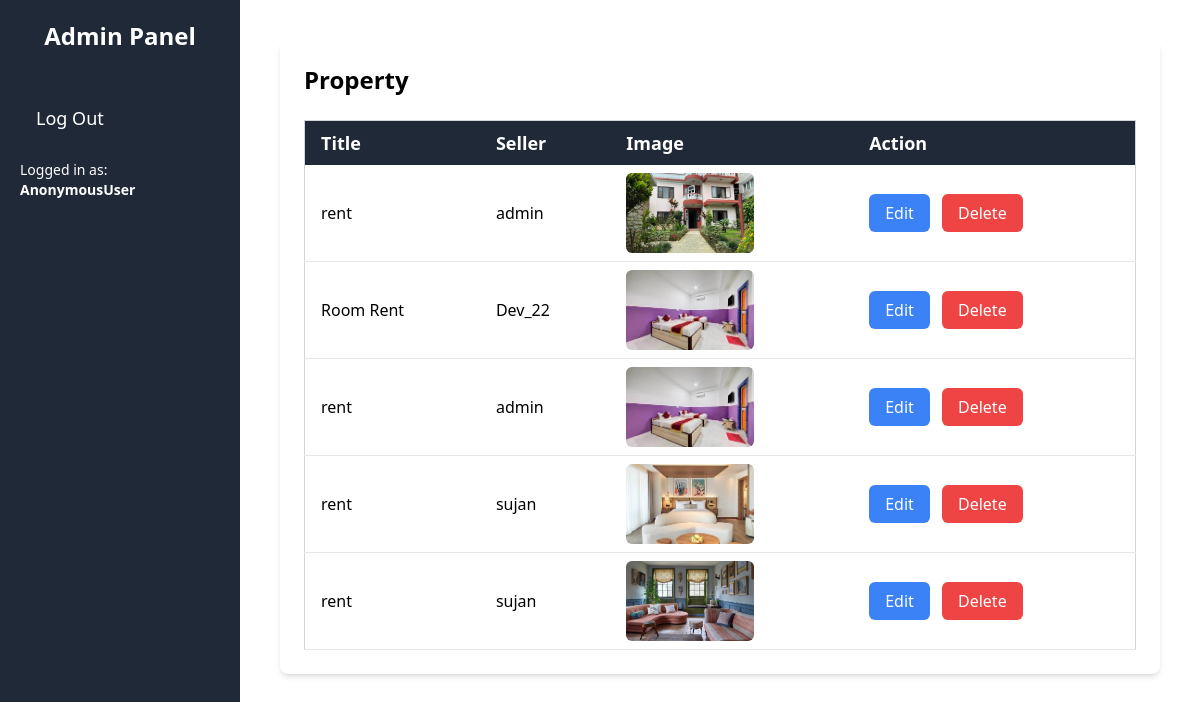
The app's page /manageproperty, older data.
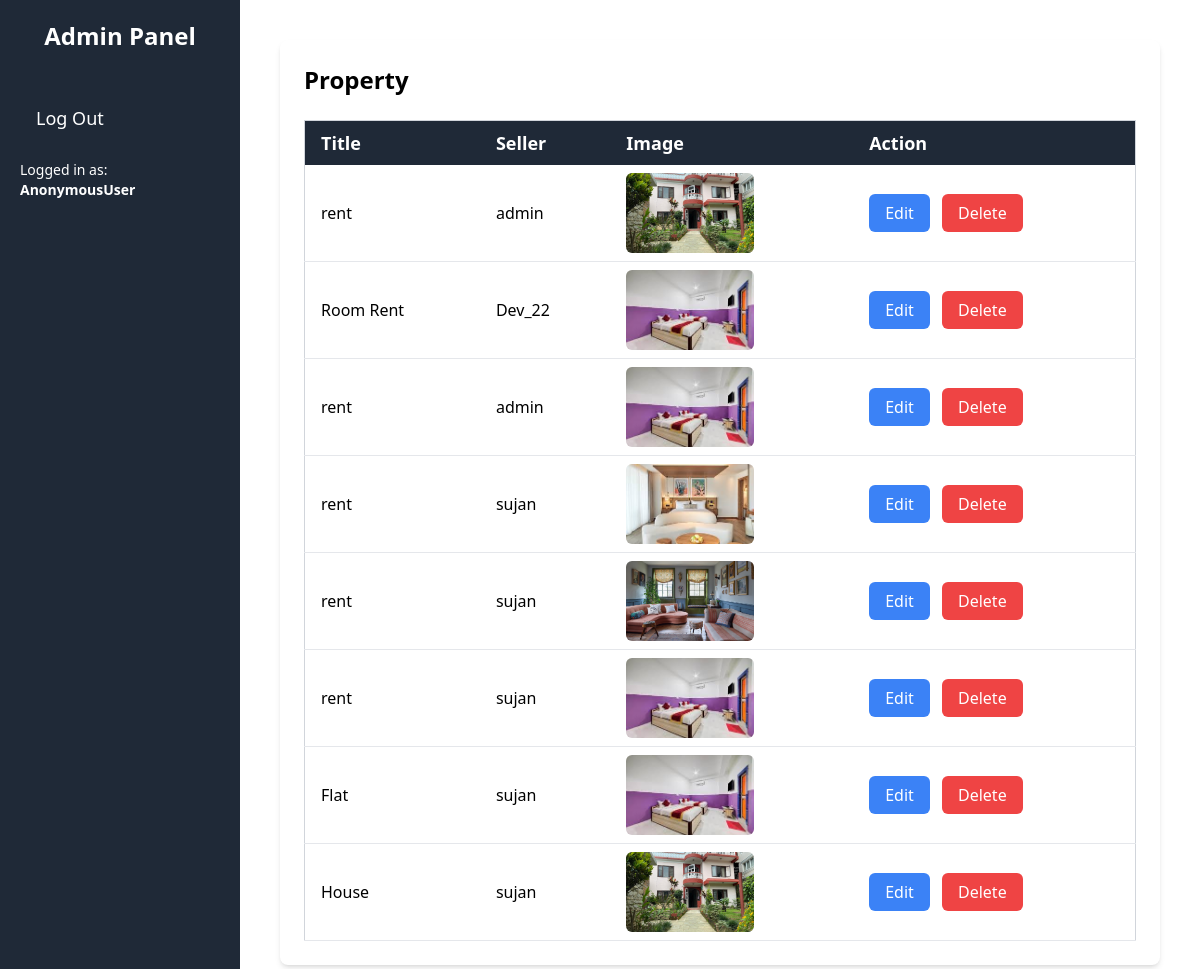
The same page, newer data.
### app/models.py (models this page shows, shortened)
class Property(models.Model):
    seller = models.ForeignKey(User, on_delete=models.CASCADE, related_name='properties',default=True)
    title = models.CharField(max_length=255)
    description = models.TextField()
    price = models.DecimalField(max_digits=10, decimal_places=2)
    location = models.CharField(max_length=255)
    approval_status = models.CharField(
        max_length=10,
        choices=[('approved', 'Approved'), ('rejected', 'Rejected'), ('pending', 'Pending')],
        default='pending'
    )
    is_available = models.BooleanField(default=True)
    is_booked = models.BooleanField(default=False)
    image = models.ImageField(upload_to='property_images/', blank=True, null=True)
    slug = models.SlugField(unique=True, blank=True)  # Unique slug for the property

### app/views.py (the view)
# urls.py: path('manageproperty',manageproperty,name='manageproperty'),
def manageproperty(request):
    property=Property.objects.all()
    return render(request,'manageProperty.html',{'property':property})

### app/templates/manageProperty.html (shortened to what this page needs)
<!DOCTYPE html>
<html lang="en">
  <head>
    <script src="https://cdn.tailwindcss.com"></script>
  </head>
  <body class="flex bg-gray-100 min-h-screen">
    <div class="w-1/5 bg-gray-800 text-white flex flex-col p-5">
      <h2 class="text-2xl font-semibold text-center mb-10">Admin Panel</h2>
      {% if request.user.is_superuser %}
      <a
        href="{% url 'home' %}"
        class="text-lg py-3 px-4 hover:bg-gray-700 rounded-md"
        >Home</a
      >
      <a
        href="manageproperty"
        class="text-lg py-3 px-4 hover:bg-gray-700 rounded-md"
        >Dashboard</a
      >
      <a href="users" class="text-lg py-3 px-4 hover:bg-gray-700 rounded-md"
        >Users</a
      >
      <a
        href="adminpanel"
        class="text-lg py-3 px-4 hover:bg-gray-700 rounded-md"
        >Messages</a
      >
      {% else %}
      <a href="logout/" class="text-lg py-3 px-4 hover:bg-gray-700 rounded-md"
        >Log Out</a
      >
      <div class="text-sm mt-4">
        Logged in as: <span class="font-bold">{{ request.user }}</span>
      </div>
      {% endif %}
    </div>
    <div class="flex-1 bg-white p-10 overflow-y-auto">
      <div class="bg-white p-6 rounded-lg shadow-md">
        <h2 class="text-2xl font-semibold mb-6">Property</h2>
        <div class="overflow-x-auto">
          <table
            class="w-full table-auto border-collapse border border-gray-300 rounded-lg"
          >
            <thead class="bg-gray-800 text-white">
              <tr>
                <th class="px-4 py-2 text-left text-lg font-semibold">Title</th>
                <th class="px-4 py-2 text-left text-lg font-semibold">
                  Seller
                </th>
                <th class="px-4 py-2 text-left text-lg font-semibold">Image</th>
                <th class="px-4 py-2 text-left text-lg font-semibold">
                  Action
                </th>
              </tr>
            </thead>
            <tbody>
              {% for msg in property %}
              <tr class="border-b hover:bg-gray-100">
                <td class="px-4 py-2">{{ msg.title }}</td>
                <td class="px-4 py-2">{{ msg.seller }}</td>
                <td class="px-4 py-2">
                  {% if msg.image %}
                  <img
                    src="{{ msg.image.url }}"
                    alt="{{ msg.title }}"
                    class="rounded-md w-32 h-20 object-cover"
                  />
                  {% else %}
                  <span class="text-gray-500 italic">No image</span>
                  {% endif %}
                </td>
                <td class="px-4 py-2">
                  <a
                    href="{% url 'update_property' msg.slug %}"
                    class="bg-blue-500 text-white py-2 px-4 rounded-md hover:bg-blue-700"
                    >Edit</a
                  >
                  <a
                    href="{% url 'delete_property' msg.slug %}"
                    class="bg-red-500 text-white py-2 px-4 rounded-md hover:bg-red-700 ml-2"
                    >Delete</a
                  >
                </td>
              </tr>
              {% empty %}
              <tr>
                <td colspan="4" class="text-center py-4 text-gray-500">
                  No messages available.
                </td>
              </tr>
              {% endfor %}
            </tbody>
          </table>
        </div>
      </div>
    </div>
  </body>
</html>

Row changes from the older to the newer data that the page shows:
added Property: title "rent", seller "sujan", image (picture)
added Property: title "Flat", seller "sujan", image (picture)
added Property: title "House", seller "sujan", image (picture)
